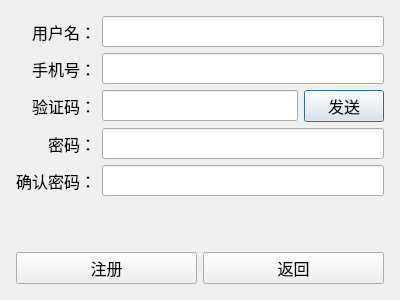
<?xml version="1.0" encoding="UTF-8"?>
<ui version="4.0">
 <class>RegisterDialog</class>
 <widget class="QDialog" name="RegisterDialog">
  <property name="geometry">
   <rect>
    <x>0</x>
    <y>0</y>
    <width>400</width>
    <height>300</height>
   </rect>
  </property>
  <property name="font">
   <font>
    <family>微软雅黑</family>
    <pointsize>12</pointsize>
   </font>
  </property>
  <property name="windowTitle">
   <string>Dialog</string>
  </property>
  <layout class="QVBoxLayout" name="verticalLayout_2">
   <item>
    <layout class="QVBoxLayout" name="verticalLayout">
     <property name="leftMargin">
      <number>5</number>
     </property>
     <property name="topMargin">
      <number>5</number>
     </property>
     <property name="rightMargin">
      <number>5</number>
     </property>
     <property name="bottomMargin">
      <number>5</number>
     </property>
     <item>
      <layout class="QVBoxLayout" name="verticalLayout_3">
       <property name="bottomMargin">
        <number>0</number>
       </property>
      </layout>
     </item>
     <item>
      <layout class="QFormLayout" name="formLayout">
       <property name="labelAlignment">
        <set>Qt::AlignRight|Qt::AlignTrailing|Qt::AlignVCenter</set>
       </property>
       <property name="formAlignment">
        <set>Qt::AlignCenter</set>
       </property>
       <item row="0" column="0">
        <widget class="QLabel" name="label">
         <property name="text">
          <string>用户名：</string>
         </property>
        </widget>
       </item>
       <item row="1" column="0">
        <widget class="QLabel" name="label_2">
         <property name="text">
          <string>手机号：</string>
         </property>
        </widget>
       </item>
       <item row="3" column="0">
        <widget class="QLabel" name="label_3">
         <property name="text">
          <string>密码：</string>
         </property>
        </widget>
       </item>
       <item row="4" column="0">
        <widget class="QLabel" name="label_4">
         <property name="text">
          <string>确认密码：</string>
         </property>
        </widget>
       </item>
       <item row="2" column="0">
        <widget class="QLabel" name="label_5">
         <property name="text">
          <string>验证码：</string>
         </property>
        </widget>
       </item>
       <item row="2" column="1">
        <layout class="QHBoxLayout" name="horizontalLayout_2">
         <property name="rightMargin">
          <number>0</number>
         </property>
         <item>
          <widget class="QLineEdit" name="text_verify_code"/>
         </item>
         <item>
          <widget class="QPushButton" name="btn_get_verify_code">
           <property name="text">
            <string>发送</string>
           </property>
          </widget>
         </item>
        </layout>
       </item>
       <item row="0" column="1">
        <widget class="QLineEdit" name="text_name"/>
       </item>
       <item row="1" column="1">
        <widget class="QLineEdit" name="text_phone"/>
       </item>
       <item row="3" column="1">
        <widget class="QLineEdit" name="text_password"/>
       </item>
       <item row="4" column="1">
        <widget class="QLineEdit" name="text_confirm_password"/>
       </item>
      </layout>
     </item>
     <item>
      <layout class="QHBoxLayout" name="horizontalLayout_4">
       <item>
        <widget class="QLabel" name="label_register_msg">
         <property name="text">
          <string/>
         </property>
         <property name="alignment">
          <set>Qt::AlignCenter</set>
         </property>
        </widget>
       </item>
      </layout>
     </item>
     <item>
      <layout class="QHBoxLayout" name="horizontalLayout_3">
       <item>
        <widget class="QPushButton" name="btn_register">
         <property name="text">
          <string>注册</string>
         </property>
        </widget>
       </item>
       <item>
        <widget class="QPushButton" name="btn_return">
         <property name="text">
          <string>返回</string>
         </property>
        </widget>
       </item>
      </layout>
     </item>
    </layout>
   </item>
  </layout>
 </widget>
 <resources/>
 <connections/>
</ui>
